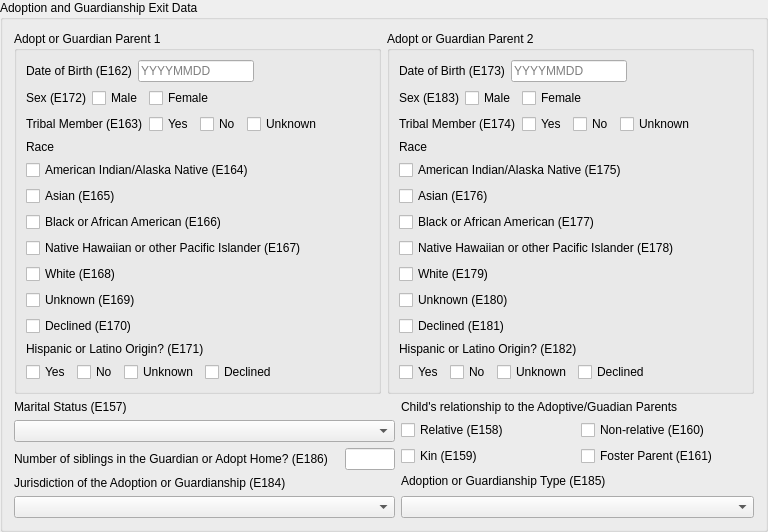
        <widget class="QGroupBox" name="adoption_group_box">
         <property name="title">
          <string>Adoption and Guardianship Exit Data</string>
         </property>
         <layout class="QVBoxLayout" name="verticalLayout_26">
          <item>
           <layout class="QHBoxLayout" name="horizontalLayout_18">
            <item>
             <widget class="QGroupBox" name="parent_1_group_box">
              <property name="title">
               <string>Adopt or Guardian Parent 1</string>
              </property>
              <layout class="QVBoxLayout" name="verticalLayout_11">
               <item>
                <layout class="QHBoxLayout" name="horizontalLayout_8">
                 <item>
                  <widget class="QLabel" name="label_9">
                   <property name="text">
                    <string>Date of Birth (E162)</string>
                   </property>
                  </widget>
                 </item>
                 <item>
                  <widget class="QLineEdit" name="e162">
                   <property name="maxLength">
                    <number>8</number>
                   </property>
                   <property name="placeholderText">
                    <string>YYYYMMDD</string>
                   </property>
                  </widget>
                 </item>
                 <item>
                  <spacer name="horizontalSpacer_7">
                   <property name="orientation">
                    <enum>Qt::Horizontal</enum>
                   </property>
                   <property name="sizeHint" stdset="0">
                    <size>
                     <width>40</width>
                     <height>20</height>
                    </size>
                   </property>
                  </spacer>
                 </item>
                </layout>
               </item>
               <item>
                <layout class="QHBoxLayout" name="horizontalLayout_9">
                 <item>
                  <widget class="QLabel" name="label_10">
                   <property name="text">
                    <string>Sex (E172)</string>
                   </property>
                  </widget>
                 </item>
                 <item>
                  <layout class="QHBoxLayout" name="horizontalLayout_6">
                   <item>
                    <widget class="QCheckBox" name="e172_m">
                     <property name="text">
                      <string>Male</string>
                     </property>
                     <attribute name="buttonGroup">
                      <string notr="true">e172</string>
                     </attribute>
                    </widget>
                   </item>
                   <item>
                    <widget class="QCheckBox" name="e172_f">
                     <property name="text">
                      <string>Female</string>
                     </property>
                     <attribute name="buttonGroup">
                      <string notr="true">e172</string>
                     </attribute>
                    </widget>
                   </item>
                   <item>
                    <spacer name="horizontalSpacer">
                     <property name="orientation">
                      <enum>Qt::Horizontal</enum>
                     </property>
                     <property name="sizeHint" stdset="0">
                      <size>
                       <width>40</width>
                       <height>20</height>
                      </size>
                     </property>
                    </spacer>
                   </item>
                  </layout>
                 </item>
                </layout>
               </item>
               <item>
                <layout class="QHBoxLayout" name="horizontalLayout_7">
                 <item>
                  <widget class="QLabel" name="label_11">
                   <property name="text">
                    <string>Tribal Member (E163)</string>
                   </property>
                  </widget>
                 </item>
                 <item>
                  <layout class="QHBoxLayout" name="horizontalLayout_5">
                   <item>
                    <widget class="QCheckBox" name="e163_y">
                     <property name="text">
                      <string>Yes</string>
                     </property>
                     <attribute name="buttonGroup">
                      <string notr="true">e163</string>
                     </attribute>
                    </widget>
                   </item>
                   <item>
                    <widget class="QCheckBox" name="e163_n">
                     <property name="text">
                      <string>No</string>
                     </property>
                     <attribute name="buttonGroup">
                      <string notr="true">e163</string>
                     </attribute>
                    </widget>
                   </item>
                   <item>
                    <widget class="QCheckBox" name="e163_u">
                     <property name="text">
                      <string>Unknown</string>
                     </property>
                     <attribute name="buttonGroup">
                      <string notr="true">e163</string>
                     </attribute>
                    </widget>
                   </item>
                   <item>
                    <spacer name="horizontalSpacer_2">
                     <property name="orientation">
                      <enum>Qt::Horizontal</enum>
                     </property>
                     <property name="sizeHint" stdset="0">
                      <size>
                       <width>40</width>
                       <height>20</height>
                      </size>
                     </property>
                    </spacer>
                   </item>
                  </layout>
                 </item>
                </layout>
               </item>
               <item>
                <layout class="QVBoxLayout" name="verticalLayout_9">
                 <item>
                  <widget class="QLabel" name="label_12">
                   <property name="text">
                    <string>Race</string>
                   </property>
                  </widget>
                 </item>
                 <item>
                  <layout class="QVBoxLayout" name="verticalLayout_8">
                   <item>
                    <widget class="QCheckBox" name="e164">
                     <property name="text">
                      <string>American Indian/Alaska Native (E164)</string>
                     </property>
                    </widget>
                   </item>
                   <item>
                    <widget class="QCheckBox" name="e165">
                     <property name="text">
                      <string>Asian (E165)</string>
                     </property>
                    </widget>
                   </item>
                   <item>
                    <widget class="QCheckBox" name="e166">
                     <property name="text">
                      <string>Black or African American (E166)</string>
                     </property>
                    </widget>
                   </item>
                   <item>
                    <widget class="QCheckBox" name="e167">
                     <property name="text">
                      <string>Native Hawaiian or other Pacific Islander (E167)</string>
                     </property>
                    </widget>
                   </item>
                   <item>
                    <widget class="QCheckBox" name="e168">
                     <property name="text">
                      <string>White (E168)</string>
                     </property>
                    </widget>
                   </item>
                   <item>
                    <widget class="QCheckBox" name="e169">
                     <property name="text">
                      <string>Unknown (E169)</string>
                     </property>
                    </widget>
                   </item>
                   <item>
                    <widget class="QCheckBox" name="e170">
                     <property name="text">
                      <string>Declined (E170)</string>
                     </property>
                    </widget>
                   </item>
                  </layout>
                 </item>
                </layout>
               </item>
               <item>
                <layout class="QVBoxLayout" name="verticalLayout_10">
                 <item>
                  <widget class="QLabel" name="label_13">
                   <property name="text">
                    <string>Hispanic or Latino Origin? (E171)</string>
                   </property>
                  </widget>
                 </item>
                 <item>
                  <layout class="QHBoxLayout" name="horizontalLayout_4">
                   <item>
                    <widget class="QCheckBox" name="e171_y">
                     <property name="text">
                      <string>Yes</string>
                     </property>
                     <attribute name="buttonGroup">
                      <string notr="true">e171</string>
                     </attribute>
                    </widget>
                   </item>
                   <item>
                    <widget class="QCheckBox" name="e171_n">
                     <property name="text">
                      <string>No</string>
                     </property>
                     <attribute name="buttonGroup">
                      <string notr="true">e171</string>
                     </attribute>
                    </widget>
                   </item>
                   <item>
                    <widget class="QCheckBox" name="e171_u">
                     <property name="text">
                      <string>Unknown</string>
                     </property>
                     <attribute name="buttonGroup">
                      <string notr="true">e171</string>
                     </attribute>
                    </widget>
                   </item>
                   <item>
                    <widget class="QCheckBox" name="e171_d">
                     <property name="text">
                      <string>Declined</string>
                     </property>
                     <attribute name="buttonGroup">
                      <string notr="true">e171</string>
                     </attribute>
                    </widget>
                   </item>
                   <item>
                    <spacer name="horizontalSpacer_3">
                     <property name="orientation">
                      <enum>Qt::Horizontal</enum>
                     </property>
                     <property name="sizeHint" stdset="0">
                      <size>
                       <width>40</width>
                       <height>20</height>
                      </size>
                     </property>
                    </spacer>
                   </item>
                  </layout>
                 </item>
                </layout>
               </item>
              </layout>
             </widget>
            </item>
            <item>
             <widget class="QGroupBox" name="parent_2_group_box">
              <property name="title">
               <string>Adopt or Guardian Parent 2</string>
              </property>
              <layout class="QVBoxLayout" name="verticalLayout_22">
               <item>
                <layout class="QHBoxLayout" name="horizontalLayout_16">
                 <item>
                  <widget class="QLabel" name="label_18">
                   <property name="text">
                    <string>Date of Birth (E173)</string>
                   </property>
                  </widget>
                 </item>
                 <item>
                  <widget class="QLineEdit" name="e173">
                   <property name="maxLength">
                    <number>8</number>
                   </property>
                   <property name="placeholderText">
                    <string>YYYYMMDD</string>
                   </property>
                  </widget>
                 </item>
                 <item>
                  <spacer name="horizontalSpacer_8">
                   <property name="orientation">
                    <enum>Qt::Horizontal</enum>
                   </property>
                   <property name="sizeHint" stdset="0">
                    <size>
                     <width>40</width>
                     <height>20</height>
                    </size>
                   </property>
                  </spacer>
                 </item>
                </layout>
               </item>
               <item>
                <layout class="QHBoxLayout" name="horizontalLayout_11">
                 <item>
                  <widget class="QLabel" name="label_16">
                   <property name="text">
                    <string>Sex (E183)</string>
                   </property>
                  </widget>
                 </item>
                 <item>
                  <layout class="QHBoxLayout" name="horizontalLayout_12">
                   <item>
                    <widget class="QCheckBox" name="e183_m">
                     <property name="text">
                      <string>Male</string>
                     </property>
                     <attribute name="buttonGroup">
                      <string notr="true">e183</string>
                     </attribute>
                    </widget>
                   </item>
                   <item>
                    <widget class="QCheckBox" name="e183_f">
                     <property name="text">
                      <string>Female</string>
                     </property>
                     <attribute name="buttonGroup">
                      <string notr="true">e183</string>
                     </attribute>
                    </widget>
                   </item>
                   <item>
                    <spacer name="horizontalSpacer_5">
                     <property name="orientation">
                      <enum>Qt::Horizontal</enum>
                     </property>
                     <property name="sizeHint" stdset="0">
                      <size>
                       <width>40</width>
                       <height>20</height>
                      </size>
                     </property>
                    </spacer>
                   </item>
                  </layout>
                 </item>
                </layout>
               </item>
               <item>
                <layout class="QHBoxLayout" name="horizontalLayout_13">
                 <item>
                  <widget class="QLabel" name="label_17">
                   <property name="text">
                    <string>Tribal Member (E174)</string>
                   </property>
                  </widget>
                 </item>
                 <item>
                  <layout class="QHBoxLayout" name="horizontalLayout_14">
                   <item>
                    <widget class="QCheckBox" name="e174_y">
                     <property name="text">
                      <string>Yes</string>
                     </property>
                     <attribute name="buttonGroup">
                      <string notr="true">e174</string>
                     </attribute>
                    </widget>
                   </item>
                   <item>
                    <widget class="QCheckBox" name="e174_n">
                     <property name="text">
                      <string>No</string>
                     </property>
                     <attribute name="buttonGroup">
                      <string notr="true">e174</string>
                     </attribute>
                    </widget>
                   </item>
                   <item>
                    <widget class="QCheckBox" name="e174_u">
                     <property name="text">
                      <string>Unknown</string>
                     </property>
                     <attribute name="buttonGroup">
                      <string notr="true">e174</string>
                     </attribute>
                    </widget>
                   </item>
                   <item>
                    <spacer name="horizontalSpacer_6">
                     <property name="orientation">
                      <enum>Qt::Horizontal</enum>
                     </property>
                     <property name="sizeHint" stdset="0">
                      <size>
                       <width>40</width>
                       <height>20</height>
                      </size>
                     </property>
                    </spacer>
                   </item>
                  </layout>
                 </item>
                </layout>
               </item>
               <item>
                <layout class="QVBoxLayout" name="verticalLayout_13">
                 <item>
                  <widget class="QLabel" name="label_15">
                   <property name="text">
                    <string>Race</string>
                   </property>
                  </widget>
                 </item>
                 <item>
                  <layout class="QVBoxLayout" name="verticalLayout_14">
                   <item>
                    <widget class="QCheckBox" name="e175">
                     <property name="text">
                      <string>American Indian/Alaska Native (E175)</string>
                     </property>
                    </widget>
                   </item>
                   <item>
                    <widget class="QCheckBox" name="e176">
                     <property name="text">
                      <string>Asian (E176)</string>
                     </property>
                    </widget>
                   </item>
                   <item>
                    <widget class="QCheckBox" name="e177">
                     <property name="text">
                      <string>Black or African American (E177)</string>
                     </property>
                    </widget>
                   </item>
                   <item>
                    <widget class="QCheckBox" name="e178">
                     <property name="text">
                      <string>Native Hawaiian or other Pacific Islander (E178)</string>
                     </property>
                    </widget>
                   </item>
                   <item>
                    <widget class="QCheckBox" name="e179">
                     <property name="text">
                      <string>White (E179)</string>
                     </property>
                    </widget>
                   </item>
                   <item>
                    <widget class="QCheckBox" name="e180">
                     <property name="text">
                      <string>Unknown (E180)</string>
                     </property>
                    </widget>
                   </item>
                   <item>
                    <widget class="QCheckBox" name="e181">
                     <property name="text">
                      <string>Declined (E181)</string>
                     </property>
                    </widget>
                   </item>
                  </layout>
                 </item>
                </layout>
               </item>
               <item>
                <layout class="QVBoxLayout" name="verticalLayout_12">
                 <item>
                  <widget class="QLabel" name="label_14">
                   <property name="text">
                    <string>Hispanic or Latino Origin? (E182)</string>
                   </property>
                  </widget>
                 </item>
                 <item>
                  <layout class="QHBoxLayout" name="horizontalLayout_10">
                   <item>
                    <widget class="QCheckBox" name="e182_y">
                     <property name="text">
                      <string>Yes</string>
                     </property>
                     <attribute name="buttonGroup">
                      <string notr="true">e182</string>
                     </attribute>
                    </widget>
                   </item>
                   <item>
                    <widget class="QCheckBox" name="e182_n">
                     <property name="text">
                      <string>No</string>
                     </property>
                     <attribute name="buttonGroup">
                      <string notr="true">e182</string>
                     </attribute>
                    </widget>
                   </item>
                   <item>
                    <widget class="QCheckBox" name="e182_u">
                     <property name="text">
                      <string>Unknown</string>
                     </property>
                     <attribute name="buttonGroup">
                      <string notr="true">e182</string>
                     </attribute>
                    </widget>
                   </item>
                   <item>
                    <widget class="QCheckBox" name="e182_d">
                     <property name="text">
                      <string>Declined</string>
                     </property>
                     <attribute name="buttonGroup">
                      <string notr="true">e182</string>
                     </attribute>
                    </widget>
                   </item>
                   <item>
                    <spacer name="horizontalSpacer_4">
                     <property name="orientation">
                      <enum>Qt::Horizontal</enum>
                     </property>
                     <property name="sizeHint" stdset="0">
                      <size>
                       <width>40</width>
                       <height>20</height>
                      </size>
                     </property>
                    </spacer>
                   </item>
                  </layout>
                 </item>
                </layout>
               </item>
              </layout>
             </widget>
            </item>
           </layout>
          </item>
          <item>
           <layout class="QHBoxLayout" name="horizontalLayout_19">
            <item>
             <layout class="QVBoxLayout" name="verticalLayout_21">
              <item>
               <layout class="QVBoxLayout" name="verticalLayout_15">
                <item>
                 <widget class="QLabel" name="label_20">
                  <property name="text">
                   <string>Marital Status (E157)</string>
                  </property>
                 </widget>
                </item>
                <item>
                 <widget class="QComboBox" name="e157">
                  <property name="currentIndex">
                   <number>-1</number>
                  </property>
                  <property name="placeholderText">
                   <string>Select</string>
                  </property>
                  <item>
                   <property name="text">
                    <string>Married couple</string>
                   </property>
                  </item>
                  <item>
                   <property name="text">
                    <string>Unmarried couple</string>
                   </property>
                  </item>
                  <item>
                   <property name="text">
                    <string>Separated</string>
                   </property>
                  </item>
                  <item>
                   <property name="text">
                    <string>Single adult</string>
                   </property>
                  </item>
                  <item>
                   <property name="text">
                    <string>Married but individually adopting or obtaining legal guardianship</string>
                   </property>
                  </item>
                 </widget>
                </item>
               </layout>
              </item>
              <item>
               <layout class="QHBoxLayout" name="horizontalLayout_17">
                <item>
                 <widget class="QLabel" name="label_21">
                  <property name="text">
                   <string>Number of siblings in the Guardian or Adopt Home? (E186)</string>
                  </property>
                 </widget>
                </item>
                <item>
                 <widget class="QLineEdit" name="e186">
                  <property name="sizePolicy">
                   <sizepolicy hsizetype="Fixed" vsizetype="Fixed">
                    <horstretch>0</horstretch>
                    <verstretch>0</verstretch>
                   </sizepolicy>
                  </property>
                  <property name="maximumSize">
                   <size>
                    <width>50</width>
                    <height>16777215</height>
                   </size>
                  </property>
                  <property name="maxLength">
                   <number>2</number>
                  </property>
                 </widget>
                </item>
               </layout>
              </item>
              <item>
               <layout class="QVBoxLayout" name="verticalLayout_16">
                <item>
                 <widget class="QLabel" name="label_22">
                  <property name="text">
                   <string>Jurisdiction of the Adoption or Guardianship (E184)</string>
                  </property>
                 </widget>
                </item>
                <item>
                 <widget class="QComboBox" name="e184">
                  <property name="currentIndex">
                   <number>-1</number>
                  </property>
                  <property name="placeholderText">
                   <string>Select</string>
                  </property>
                  <item>
                   <property name="text">
                    <string>Within tribal or state service area</string>
                   </property>
                  </item>
                  <item>
                   <property name="text">
                    <string>Outside of tribal or state service area</string>
                   </property>
                  </item>
                  <item>
                   <property name="text">
                    <string>In another country</string>
                   </property>
                  </item>
                 </widget>
                </item>
               </layout>
              </item>
             </layout>
            </item>
            <item>
             <layout class="QVBoxLayout" name="verticalLayout_20">
              <item>
               <layout class="QVBoxLayout" name="verticalLayout_17">
                <item>
                 <widget class="QLabel" name="label_23">
                  <property name="text">
                   <string>Child's relationship to the Adoptive/Guadian Parents</string>
                  </property>
                 </widget>
                </item>
                <item>
                 <layout class="QGridLayout" name="gridLayout_8">
                  <item row="0" column="1">
                   <widget class="QCheckBox" name="e160">
                    <property name="text">
                     <string>Non-relative (E160)</string>
                    </property>
                   </widget>
                  </item>
                  <item row="0" column="0">
                   <widget class="QCheckBox" name="e158">
                    <property name="text">
                     <string>Relative (E158)</string>
                    </property>
                   </widget>
                  </item>
                  <item row="1" column="1">
                   <widget class="QCheckBox" name="e161">
                    <property name="text">
                     <string>Foster Parent (E161)</string>
                    </property>
                   </widget>
                  </item>
                  <item row="1" column="0">
                   <widget class="QCheckBox" name="e159">
                    <property name="text">
                     <string>Kin (E159)</string>
                    </property>
                   </widget>
                  </item>
                 </layout>
                </item>
               </layout>
              </item>
              <item>
               <layout class="QVBoxLayout" name="verticalLayout_18">
                <item>
                 <widget class="QLabel" name="label_24">
                  <property name="text">
                   <string>Adoption or Guardianship Type (E185)</string>
                  </property>
                 </widget>
                </item>
                <item>
                 <widget class="QComboBox" name="e185">
                  <property name="currentIndex">
                   <number>-1</number>
                  </property>
                  <property name="placeholderText">
                   <string>Select</string>
                  </property>
                  <item>
                   <property name="text">
                    <string>No agreement</string>
                   </property>
                  </item>
                  <item>
                   <property name="text">
                    <string>Title IV-E adoption assistance agreement</string>
                   </property>
                  </item>
                  <item>
                   <property name="text">
                    <string>State/tribal adoption assistance agreement</string>
                   </property>
                  </item>
                  <item>
                   <property name="text">
                    <string>Adoption-Title IV-E agreement non-recurring expenses only</string>
                   </property>
                  </item>
                  <item>
                   <property name="text">
                    <string>Adoption-Title IV-E agreement Medicaid only</string>
                   </property>
                  </item>
                  <item>
                   <property name="text">
                    <string>Title IV-E guardianship assistance agreement</string>
                   </property>
                  </item>
                  <item>
                   <property name="text">
                    <string>State/Tribal guardianship assistance agreement</string>
                   </property>
                  </item>
                 </widget>
                </item>
               </layout>
              </item>
             </layout>
            </item>
           </layout>
          </item>
         </layout>
        </widget>
